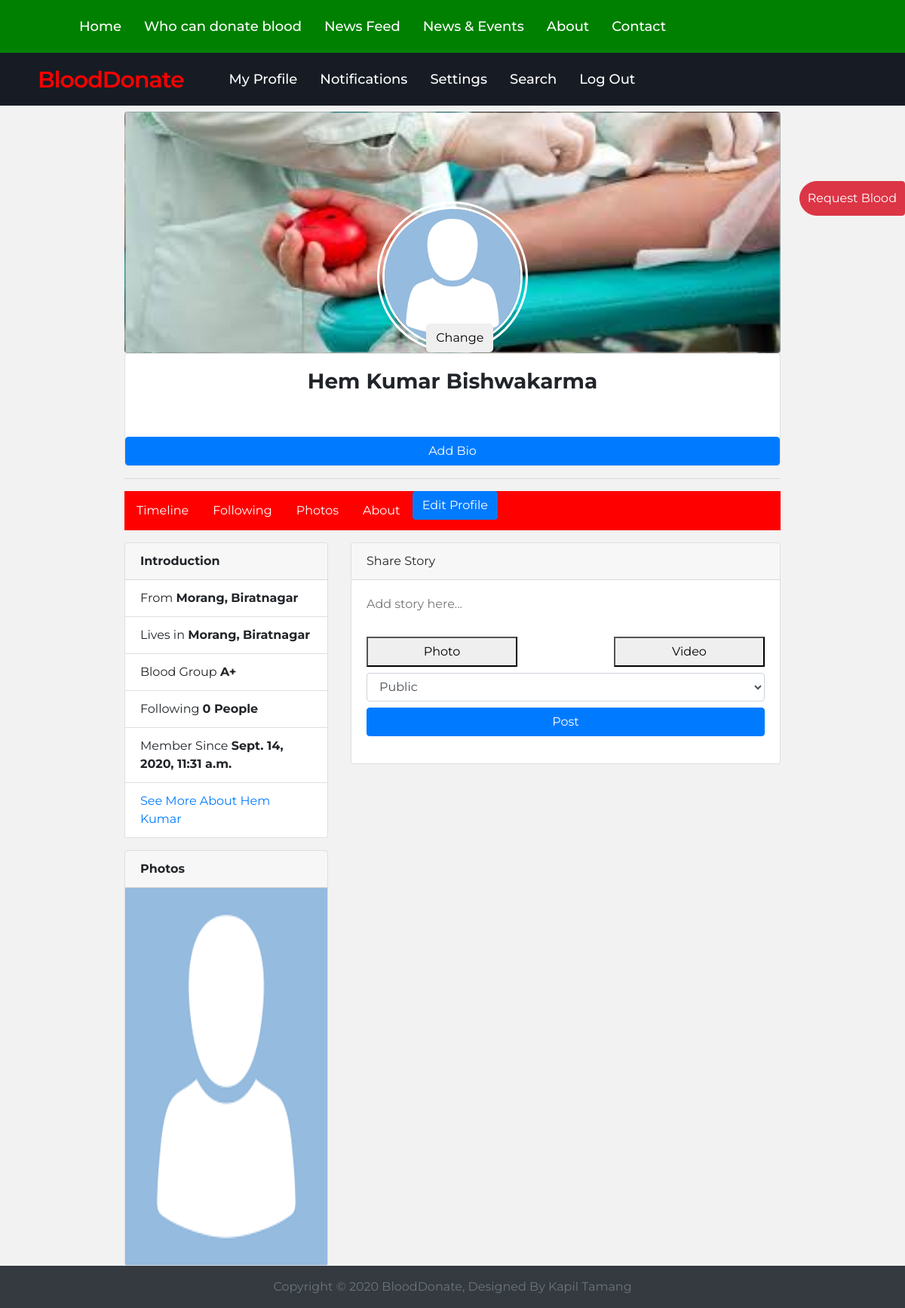
The app's page /hemk12/ (signed in) with its own data.
### UserAuthentication/models.py (models this page shows, shortened)
class ProfileDetails(models.Model):
	gender_choice = (
			('Male', 'Male'),
			('Female', 'Female'),
			('Others', 'Others')
		)
	bloodGroup_choice = (
			('A+', 'A+'),
			('B+', 'B+'),
			('AB+', 'AB+'),
		)
	stateChoice = (('1','1'),('2','2'),('3','3'),('4','4'),('5','5'),('6','6'),('7','7'))
	user = models.OneToOneField(User, null = False, on_delete=models.CASCADE)
	following = models.ManyToManyField(User, related_name = 'following', blank = True)
	gender = models.CharField(max_length = 20, blank = False, null = False, choices = gender_choice)
	bloodGroup = models.CharField(max_length = 20, blank = False, null = False, choices = bloodGroup_choice)
	dob = models.DateField(auto_now=False, auto_now_add=False)
	contact = models.CharField(max_length = 20, blank = False, null = False)
	contact_audience = models.CharField(max_length = 20, blank = False, null = False)
	bio = models.TextField(max_length=200, blank = True, null = True)
	profile_pic = models.ImageField(default = '/images/defaultProfilePic.png')
	last_donated = models.DateField(auto_now = True)
	permCountry = models.CharField(max_length = 30, blank = False, null = False)
	permState = models.CharField(max_length = 30, blank = False, null = False, choices = stateChoice)
	permDistrict = models.CharField(max_length = 30, blank = False, null = False)
	permCity = models.CharField(max_length = 30, blank = False, null = False)
	tempCountry = models.CharField(max_length = 30, blank = False, null = False)
	tempState = models.CharField(max_length = 30, blank = False, null = False, choices = stateChoice)
	tempDistrict = models.CharField(max_length = 30, blank = False, null = False)
	tempCity =models.CharField(max_length = 30, blank = False, null = False)
	updated = models.DateTimeField(auto_now = True)
	created = models.DateTimeField(auto_now_add = True)
	def following_count(self):
		return self.following.count()
	class Meta:
		db_table = 'profielDetails'
		ordering = ('-created',)

### Profile/views.py (the view)
# urls.py: path('<username>/', views.profileTimeline, name = "profileTimeline"),
@login_required(login_url='UserAuthentication_app:login')
def profileTimeline(request, username):
	user1 = User.objects.get(username = username)
	my_profile = ProfileDetails.objects.get(user = request.user)
	profile = ProfileDetails.objects.get(user = user1.id)
	users = [user for user in my_profile.following.all()]
	posts = []
	qs = None
	if user1 in users:
		user_profile_posts = profile.post_set.exclude(post_audience = 'private')
	else:
		user_profile_posts = profile.post_set.filter(post_audience = 'public')
	for user in users:
		p =ProfileDetails.objects.get(user = user)
		p_posts = p.post_set.exclude(post_audience = 'private')
		posts.append(p_posts)
	my_post = my_profile.post_set.all()
	posts.append(my_post)
	if len(posts) > 0:
		qs = sorted(chain(*posts), reverse = True, key = lambda obj: obj.created)
	if profile.user in my_profile.following.all():
		follow = True
	else:
		follow = False
	createUserForm = CreateUserForm(instance = user1)
	profileDetailsForm = ProfileDetailsForm(instance = profile)
	context = {
		'user': profile,
		'my_profile_posts': qs,
		'user_profile_posts': user_profile_posts,
		'createUserForm': createUserForm,
		'profileDetailsForm': profileDetailsForm,
		'follow': follow,
	}
	return render(request, 'Profile/profile.html', context)

### Profile/forms.py
class CreateUserForm(ModelForm):
	class Meta:
		model = User
		fields = ['first_name', 'last_name']

class ProfileDetailsForm(ModelForm):
	class Meta:
		model = ProfileDetails
		fields = ['gender', 'bloodGroup', 'dob', 'contact', 'bio', 'profile_pic', 'permCountry', 'permState', 'permDistrict', 'permCity', 'tempCountry', 'tempState', 'tempDistrict', 'tempCity']

### Profile/templates/Profile/profile.html (shortened to what this page needs)
{% extends 'Home/main.html' %}
{% load widget_tweaks %}
{% load static %}
{% block content %}
<div id="section">
    <div class="container mt-2">
        <div class="row justify-content-md-center">
            <div class="col-md-9">
                <div class="row">
                    <div class="col-md-12">
                      <div class="card profileCover" style="background-image: url('{% static "images/staticCover.jpg" %}')";>
                        <img class="profileImage" src="{{ user.profile_pic }}" height="200" width="200" alt="Profile Picture" style="border-radius: 50%;">
                        {% if request.user.username == user.user.username %}
                        <button class="btn" data-toggle="modal" data-target="#profile_picUpdateModal">Change</button>
                        {% endif %}
                      </div>
                      <div class="card">
                          <h3 style="text-align: center; margin-top: 20px;"> <strong>{{ user.user.first_name }} {{ user.user.last_name }} </strong></h3>
                          {% if user.bio is None %}
                          {% if request.user.username == user.user.username %}
                          <button class="btn btn-primary mt-5" type="button"  data-toggle="modal" data-target="#BioModal"> Add Bio </button>
                          {% endif %}
                          {% endif %}
                        </div>
                    </div>
                  </div>
                  <hr>
                <div class="secondnav mt-3">
                  <ul>
                    <li><a class="active" href="{% url 'profile_app:profileTimeline' user.user.username %}">Timeline</a></li>
                    <li><a href="{% url 'profile_app:following' user.user.username %}">Following</a></li>
                    <li><a href="{% url 'profile_app:photos' user.user.username %}">Photos</a></li>
                    <li><a href="{% url 'profile_app:about' user.user.username %}">About</a></li>
                    {% if request.user.username == user.user.username %}
                    <li><button class="btn btn-primary my-auto" data-toggle="modal" data-target="#EditDetailsModal">Edit Profile</button></li>
                    {% endif %}
                </ul>
                </div>
                {% url 'profile_app:profileTimeline' user.user.username as timeline_url %}
                {% url 'profile_app:following' user.user.username as following_url %}
                {% url 'profile_app:photos' user.user.username as photos_url %}
                {% url 'profile_app:about' user.user.username as about_url %}
                {% if request.get_full_path == timeline_url %}
                  {% include 'Profile/Timeline/timeline.html' %}
                {% elif request.get_full_path == following_url %}
                  {% include 'Profile/Following/following.html' %}
                {% elif request.get_full_path == photos_url %}
                  {% include 'Profile/Photos/photos.html' %}
                {% elif request.get_full_path == about_url %}
                  {% include 'Profile/About/about.html' %}
                {% endif %}
            </div>
        </div>
    </div>
</div>
{% endblock %}

### Home/templates/Home/main.html (shortened to what this page needs)
{% load static %}
<!DOCTYPE html>
<html lang="en" dir="ltr">
    <head>
        <link rel="stylesheet" href="https://maxcdn.bootstrapcdn.com/bootstrap/4.0.0/css/bootstrap.min.css">
        <link rel="stylesheet" href="https://stackpath.bootstrapcdn.com/font-awesome/4.7.0/css/font-awesome.min.css">
        <link rel="stylesheet" href="{% static '/css/index.css' %}">
        <link rel="stylesheet" href="{% static '/css/navbar.css' %}">
        <link rel="stylesheet" href="{% static '/css/profile.css' %}">
    </head>
    <body>
    	{% include 'Home/navbar.html' %}
        {% block content %}
        {% endblock %}
        {% include 'Home/requestBlood.html' %}
        {% include 'Home/footer.html' %}
    </body>
</html>

### Home/templates/Home/navbar.html (shortened to what this page needs)
{% if request.user.is_authenticated %}
<nav style="background-color: green;">
    <div class="nav-items">
        <li><a href="{% url 'home_app:home' %}">Home</a></li>
        <li><a href="{% url 'home_app:whoCandonateBlood' %}">Who can donate blood</a></li>
        <li><a href="{% url 'home_app:newsFeed' %}">News Feed</a></li>
        <li><a href="{% url 'home_app:newsAndEvents' %}">News & Events</a></li>
        <li><a href="#">About</a></li>
        <li><a href="#">Contact</a></li>
    </div>
</nav>
<nav>
    <div class="logo">BloodDonate</div>
    <div class="nav-items">
        <li><a href="{% url 'profile_app:profileTimeline' request.user %}">My Profile</a></li>
        <li><a href="{% url 'profile_app:notifications' request.user %}">Notifications</a></li>
        <li><a href="{% url 'profile_app:settings' request.user %}">Settings</a></li>
        <li><a href="#">Search</a></li>
        <li><a href="{% url 'UserAuthentication_app:logout' %}">Log Out</a></li>
    </div>
</nav>
{% endif %}

### Profile/templates/Profile/Timeline/timeline.html (shortened to what this page needs)
{% load static %}
<div class="row mt-3">
    <div class="col-md-4">
        <div class="card">
          <div class="card-header">
            <strong>Introduction</strong>
          </div>
          <ul class="list-group list-group-flush">
            <li class="list-group-item">From <strong>{{ user.permDistrict }}, {{ user.permCity }}</strong></li>
            <li class="list-group-item">Lives in <strong>{{ user.tempDistrict }}, {{ user.tempCity }}</strong></li>
            <li class="list-group-item">Blood Group <strong>{{ user.bloodGroup }}</strong></li>
            <li class="list-group-item">Following <strong> {{ user.following_count }} People </strong></li>
            <li class="list-group-item">Member Since <strong>{{ user.user.date_joined }}</strong></li>
            <li class="list-group-item m-auto"><a href="{% url 'profile_app:about' user.user.username %}">See More About {{ user.user.first_name }}</a></li>
          </ul>
        </div>
        <div class="card mt-3">
          <div class="card-header">
            <strong>Photos</strong>
          </div>
          <div class="card-body m-0 p-0">
             <img src="{{ user.profile_pic }}" width="100%" height="500rem">
          </div>
        </div>
    </div>
    <div class="col-md-8">
      {% if request.user.username == user.user.username %}
        <div class="card">
          <div class="card-header">
            Share Story
          </div>
          <div class="card-body">
              <form action="{% url 'profile_app:createPost' user.user.username %}" method="POST" enctype="multipart/form-data">
                  <div class="form-group">
                      <textarea rows="2" cols="50" placeholder="Add story here..." autofocus name="caption" style="border: none; width: 100%; resize: none;"></textarea>
                      <div class="d-flex justify-content-between">
                      <div class="file-input-wrapper">
                          <button class="btn-file-input">Photo</button>
                        </div>
                        <div class="file-input-wrapper">
                          <button class="btn-file-input">Video</button>
                        </div>
                    </div>
                      <select class="form-control mt-2" id="exampleFormControlSelect1" name="post_audience">
                          <option value="public">Public</option>
                        </select>
                    <button class="btn btn-primary btn-block mt-2" type="submit">Post</button>
                  </div>
            </form>
          </div>
        </div>
        {% endif %}
    </div>
</div>

### Home/templates/Home/requestBlood.html (shortened to what this page needs)
<div id="requestBloodModal">
    <button type="button" class="btn btn-danger request-button" data-toggle="modal" data-target="#requestBlood">Request Blood</button>
</div>

### Home/templates/Home/footer.html
<footer class="footer bg-dark ">
    <div class="container text-center py-3">
        <span class="text-muted">Copyright &copy; 2020 BloodDonate, Designed By Kapil Tamang </span>
    </div>
</footer>

### static/css/index.css (style rules this page uses)
.request-button { position: fixed; z-index: 1; right: 0; top: 15rem; border-bottom-left-radius: 25px; border-top-left-radius: 25px; padding: 10px; }

### static/css/navbar.css (style rules this page uses)
* { margin: 0; padding: 0; outline: none; box-sizing: border-box; font-family: 'Montserrat', sans-serif; }
body { background: #f2f2f2; }
nav { background: #171c24; display: flex; flex-wrap: wrap; align-items: center; justify-content: space-between; height: 70px; padding: 0 100px; }
nav .logo { color: #fff; font-size: 30px; font-weight: 600; letter-spacing: -1px; }
nav .nav-items { display: flex; flex: 1; padding: 0 0 0 40px; }
nav .nav-items li { list-style: none; padding: 0 15px; }
nav .nav-items li a { color: #fff; font-size: 18px; font-weight: 500; text-decoration: none; }
@media (max-width: 1245px) { nav { padding: 0 50px; } }
nav .logo { color: red; padding: 0 5px 0 0; }

### static/css/profile.css (style rules this page uses)
.container { max-width: 80rem; }
.file-input-wrapper { width: 200px; height: 100%; overflow: hidden; position: relative; }
.file-input-wrapper > .btn-file-input { display: inline-block; width: 200px; height: 40px; }
.secondnav ul { list-style-type: none; margin: 0; padding: 0; overflow: hidden; background-color: red; }
.secondnav li { float: left; }
.secondnav li a { display: block; color: white; text-align: center; padding: 14px 16px; text-decoration: none; }
.profileCover { position: relative; background-size: 100% 100%; width: 100%; height: 20rem; }
.profileCover img { display: block; margin: auto auto 0 auto; border: 10px double white; }
.profileCover .btn { position: absolute; bottom: 0; left: 46%; border-radius: 5px; text-align: center; }

### records on screen
ProfileDetails: profile_pic (placeholder picture), user.first_name "Hem Kumar", user.last_name "Bishwakarma", permDistrict "Morang", permCity "Biratnagar", tempDistrict "Morang", tempCity "Biratnagar", bloodGroup "A+", following_count "0", user.date_joined "Sept. 14, 2020, 11:31 a.m."
